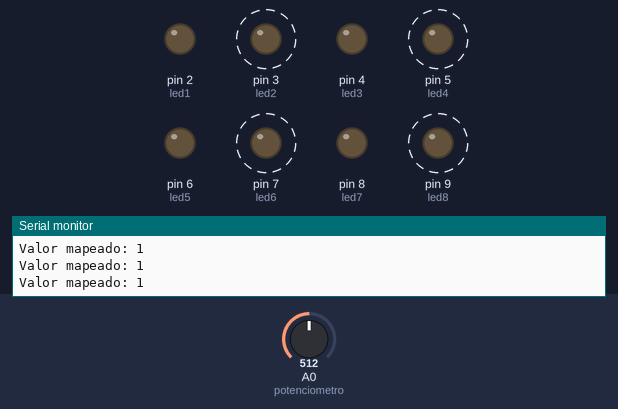
Simulated run of this sketch. Board: Arduino Uno, built with avr-gcc and run on an emulated ATmega328P. Shown: output pins drawn as LEDs (lit = HIGH), the last lines printed to the serial monitor. Dashed ring = blinking. The inputs (shaded band) are chosen by the test bench; at power-on: A0 (potenciometro) = 512.

Above: at 1.2 s.
1.3 s: A0 (potenciometro) set to 496
At 1.67 s:
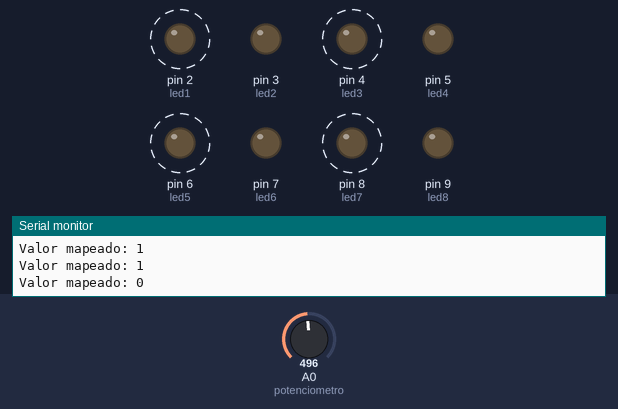
4.3 s: A0 (potenciometro) set to 1023
At 4.9 s:
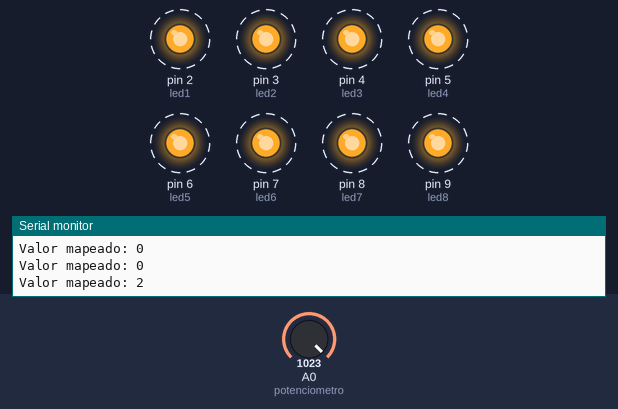
7.3 s: A0 (potenciometro) set to 1005
At 7.63 s:
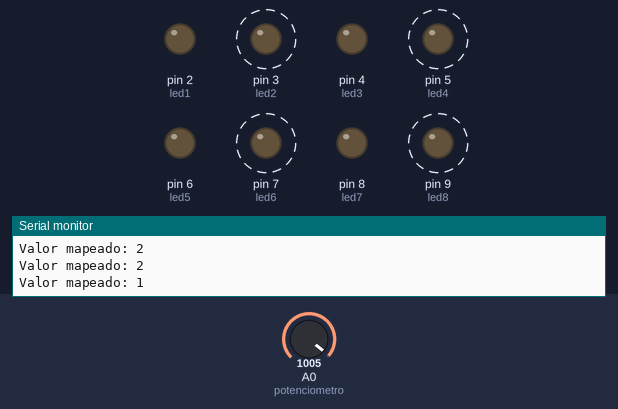
10.3 s: A0 (potenciometro) set to 511
At 10.78 s:
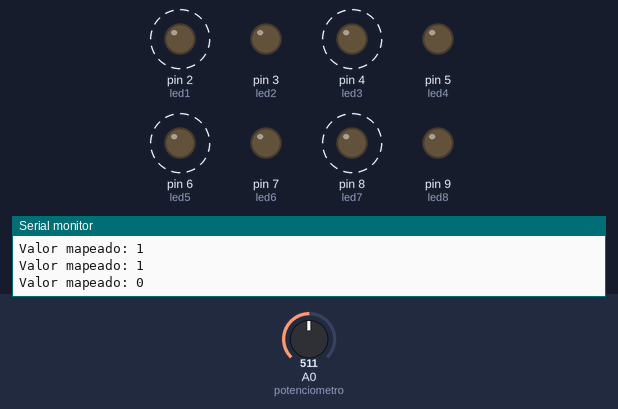
13.3 s: A0 (potenciometro) set to 716
At 13.48 s:
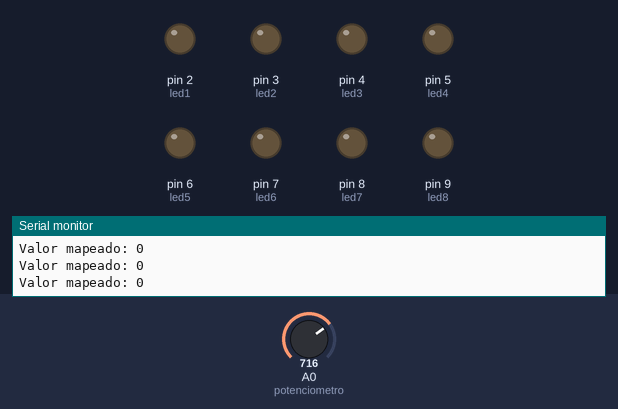
Timing chart, 0 to 17.3 s (numbered marks = the images above; inputs shaded):
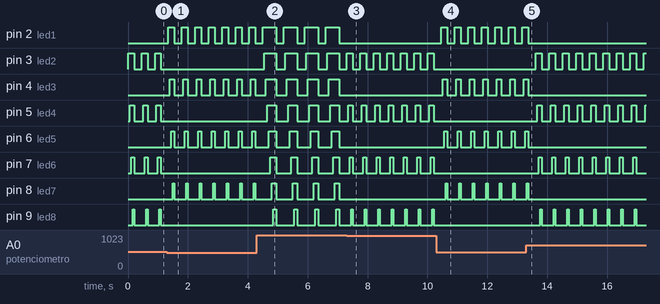

Measured:
- the behaviour switches between 512 and 511 on A0 (potenciometro) (found by bisection; images 0 and 1)
- the behaviour switches between 1023 and 1022 on A0 (potenciometro) (found by bisection; images 2 and 3)
- after the input at 1.3 s, pin 2 (led1): alternates HIGH for 0.20 s and LOW for 0.25 s, starting after 0.05 s; pin 3 (led2): stops changing and stays LOW
- after the input at 4.3 s, pin 2 (led1): alternates HIGH for 0.45 s and LOW for 0.25 s, starting after 0.66 s; pin 3 (led2): alternates HIGH for 0.40 s and LOW for 0.30 s, starting after 0.26 s
- after the input at 7.3 s, pin 2 (led1): stops changing and stays LOW; pin 3 (led2): alternates HIGH for 0.20 s and LOW for 0.25 s, starting at once
- after the input at 10.3 s, pin 2 (led1): alternates HIGH for 0.20 s and LOW for 0.25 s, starting after 0.16 s; pin 3 (led2): stops changing and stays LOW
- after the input at 13.3 s, pin 2 (led1): goes on until 13.4 s, then stays LOW; pin 3 (led2): alternates HIGH for 0.20 s and LOW for 0.25 s, starting after 0.31 s
- by itself, pin 3 (led2): alternates HIGH for 0.20 s and LOW for 0.25 s

The sketch:

Tarea_3_Leds_Potenciometro.ino
```cpp
int potenciometro = A0;
int led1 = 2;
int led2 = 3;
int led3 = 4;  //analogico ->A0 - A5
int led4 = 5;
int led5 = 6;
int led6 = 7;
int led7 = 8;
int led8 = 9;

void setup() {

  pinMode(led1, OUTPUT);
  pinMode(led2, OUTPUT);
  pinMode(led3, OUTPUT);
  pinMode(led4, OUTPUT);
  pinMode(led5, OUTPUT);
  pinMode(led6, OUTPUT);
  pinMode(led7, OUTPUT);
  pinMode(led8, OUTPUT);
  Serial.begin(9600);
}

int valor;
void loop() {
  // put your main code here, to run repeatedly:
  valor = analogRead(potenciometro);

  valor = map(valor, 0, 1023, 0, 2);

  Serial.println("Valor mapeado: " + String(valor));

  if (valor == 0) {
    digitalWrite(led1, HIGH);
    digitalWrite(led2, LOW);
    delay(50);
    digitalWrite(led3, HIGH);
    digitalWrite(led4, LOW);
    delay(50);
    digitalWrite(led5, HIGH);
    digitalWrite(led6, LOW);
    delay(50);
    digitalWrite(led7, HIGH);
    digitalWrite(led8, LOW);
  }

  if (valor == 1) {
    digitalWrite(led1, LOW);
    digitalWrite(led2, HIGH);
    delay(50);
    digitalWrite(led3, LOW);
    digitalWrite(led4, HIGH);
    delay(50);
    digitalWrite(led5, LOW);
    digitalWrite(led6, HIGH);
    delay(50);
    digitalWrite(led7, LOW);
    digitalWrite(led8, HIGH);
  }

  if (valor == 2) {
    digitalWrite(led1, HIGH);
    delay(50);
    digitalWrite(led2, HIGH);
    delay(50);
    digitalWrite(led3, HIGH);
    delay(50);
    digitalWrite(led4, HIGH);
    delay(50);
    digitalWrite(led5, HIGH);
    delay(50);
    digitalWrite(led6, HIGH);
    delay(50);
    digitalWrite(led7, HIGH);
    delay(50);
    digitalWrite(led8, HIGH);
    delay(50);
  }

  delay(50);

  digitalWrite(led1, LOW);
  digitalWrite(led2, LOW);
  digitalWrite(led3, LOW);
  digitalWrite(led4, LOW);
  digitalWrite(led5, LOW);
  digitalWrite(led6, LOW);
  digitalWrite(led7, LOW);
  digitalWrite(led8, LOW);


  delay(250);
}
```
